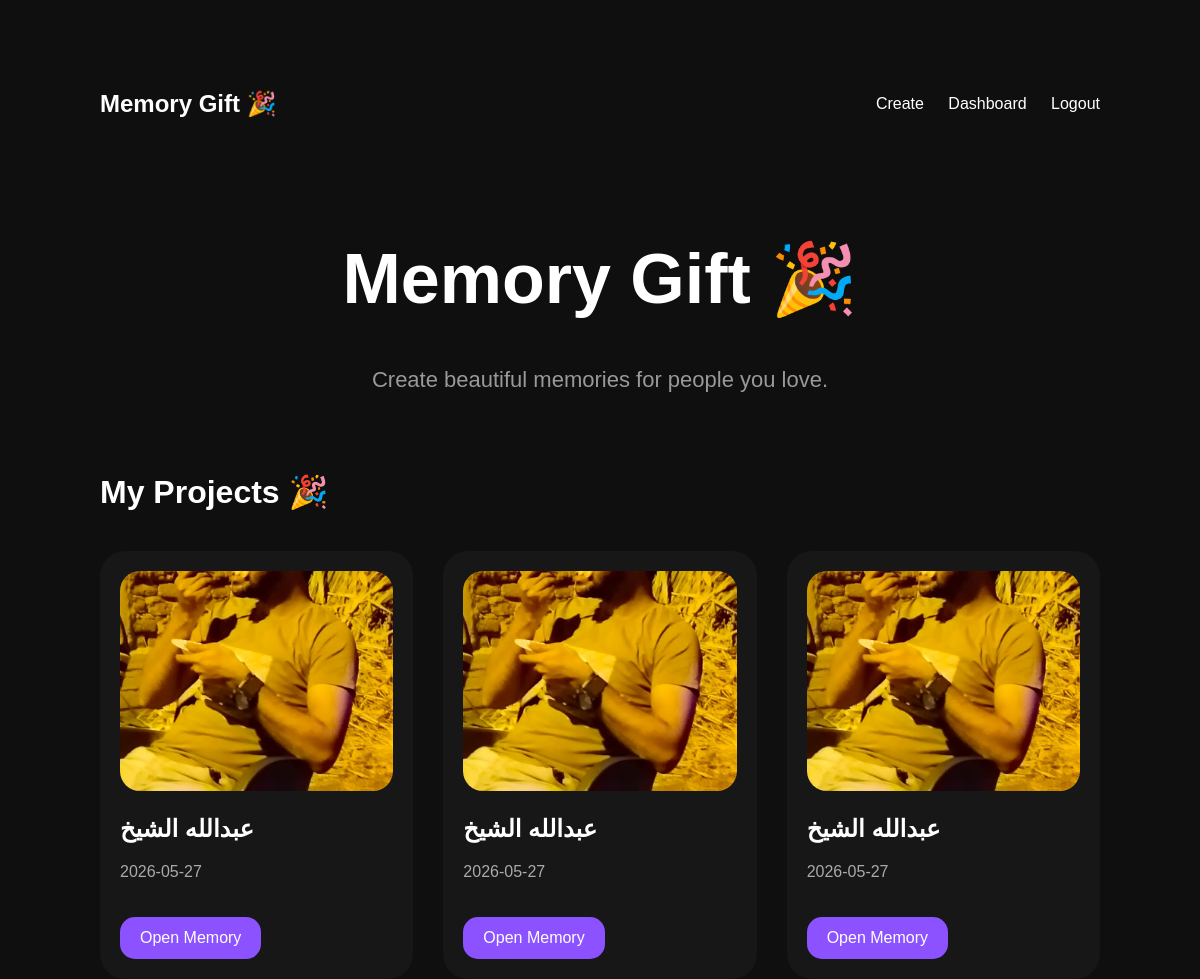
Screenshot of / (signed in) with the database file from the repository.
### app.py (models this page shows)
class Project(db.Model):
    id = db.Column(db.Integer, primary_key=True)
    user_id = db.Column(db.Integer)
    slug = db.Column(db.String(200), unique=True)
    title = db.Column(db.String(300))
    person_name = db.Column(db.String(200))
    caption = db.Column(db.Text)
    event_date = db.Column(db.String(100))
    theme = db.Column(db.String(100))
    image = db.Column(db.Text)
    music = db.Column(db.String(500))

### app.py (the view)
@app.route('/')
def home():
    if 'user_id' in session:
        projects = Project.query.filter_by(
            user_id=session['user_id']
        ).all()
    else:
        projects = []
    return render_template(
        'index.html',
        projects=projects
    )

### templates/index.html (shortened to what this page needs)
<!DOCTYPE html>
<html>
<head>
<link rel="stylesheet" href="{{ url_for('static', filename='style.css') }}">
</head>
<body>
<div class="container">
<div class="topbar">
<h2>
Memory Gift 🎉
</h2>
<div class="nav-links">
{% if session.get('user_id') %}
<a href="/create">
Create
</a>
<a href="/dashboard">
Dashboard
</a>
<a href="/logout">
Logout
</a>
{% endif %}
</div>
</div>
<div class="hero">
<h1>
Memory Gift 🎉
</h1>
<p>
Create beautiful memories for people you love.
</p>
</div>
{% if not session.get('user_id') %}
<div class="auth-box">
<div class="auth-card">
<h2>
Login
</h2>
<p style="color:#aaa;">
Access your memories.
</p>
<br>
<a href="/login" class="btn">
Login
</a>
</div>
<div class="auth-card">
<h2>
Register
</h2>
<p style="color:#aaa;">
Create your account.
</p>
<br>
<a href="/register" class="btn">
Register
</a>
</div>
</div>
{% else %}
<div class="projects">
<h1>
My Projects 🎉
</h1>
<div class="project-grid">
{% for project in projects %}
<div class="project-card">
<img
src="{{ url_for('static', filename='uploads/' + project.image.split(',')[0]) }}"
>
<h2>
{{ project.person_name }}
</h2>
<p>
{{ project.event_date }}
</p>
<a
href="/m/{{ project.slug }}"
class="action-btn"
>
Open Memory
</a>
</div>
{% endfor %}
</div>
</div>
{% endif %}
</div>
</body>
</html>

### static/style.css (style rules this page uses)
body { margin:0; padding:0; background:#0f0f0f; color:white; font-family:Arial; }
.container { width:90%; max-width:1000px; margin:auto; padding-top:50px; }
.hero { text-align:center; margin-top:100px; }
.hero h1 { font-size:60px; }
.hero p { color:#aaa; font-size:20px; }

### templates/index.html (style rules this page uses)
.topbar { display:flex; justify-content:space-between; align-items:center; padding:20px 0; }
.nav-links a { color:white; text-decoration:none; margin-left:20px; }
.hero { text-align:center; margin-top:80px; }
.hero h1 { font-size:70px; }
.hero p { color:#999; font-size:22px; }
.projects { margin-top:80px; }
.project-grid { display:grid; grid-template-columns:repeat(auto-fit,minmax(300px,1fr)); gap:30px; margin-top:40px; }
.project-card { background:#171717; padding:20px; border-radius:25px; transition:0.4s; }
.project-card img { width:100%; height:220px; object-fit:cover; border-radius:20px; }
.project-card h2 { margin-top:20px; }
.project-card p { color:#aaa; }
.action-btn { display:inline-block; margin-top:20px; padding:12px 20px; background:#8c52ff; border-radius:15px; color:white; text-decoration:none; }

### rows the page displays
Project: person_name "عبدالله الشيخ", event_date "2026-05-27"
Project: person_name "عبدالله الشيخ", event_date "2026-05-27"
Project: person_name "عبدالله الشيخ", event_date "2026-05-27"
